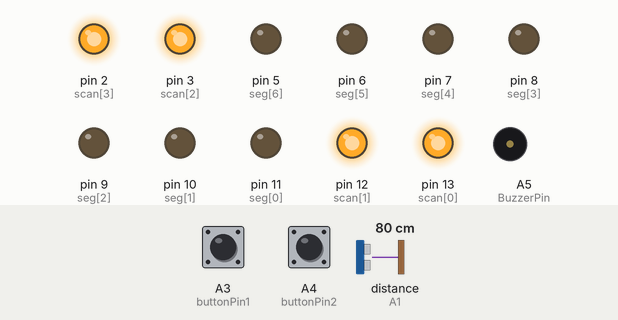
The sketch below on a simulated Arduino Uno, built with avr-gcc and run on an emulated ATmega328P. Shown: output pins drawn as LEDs (lit = HIGH), buzzer (waves = sounding). Wiring (inferred from the names in the program): ultrasonic range finder: trigger A0; echo A1. The inputs (shaded band) are chosen by the test bench; at power-on: A3 (buttonPin1) HIGH, A4 (buttonPin2) LOW, distance to the obstacle (sensor on A1) 80 cm. The echo pulse lasts 58.3 µs per cm; pins used as bus, display or sensor lines are not drawn; what the sketch prints to the serial monitor is not drawn.

Above: at 0.6 s.
At 5.15 s:
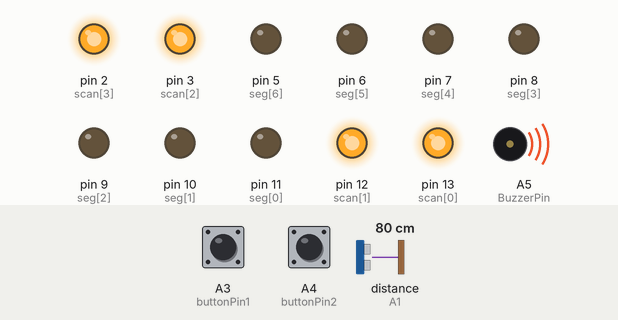
Timing chart, 0 to 7.0 s (numbered marks = the images above):
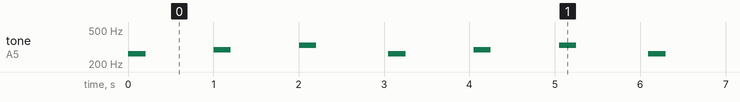

The sketch:

Final_exam.ino
```cpp
#include "DHT.h"
#include <FlexiTimer2.h>
#define NOTE_C4   262  //Do  第4八度
#define NOTE_D4   294  //Re
#define NOTE_E4   330  //Mi
#define DHTPIN 4
#define DHTTYPE DHT11
#define TrigPin A0
#define EchoPin A1
#define buttonPin1 A3
#define buttonPin2 A4
#define BuzzerPin A5
int seg[]={11,10,9,8,7,6,5};  //七段顯示器a-g段
int scan[]={13,12,3,2};  //控制端接角c1-c4
char TAB[]={0x3F,0x06,0x5B,0x4F,0x66,0x6D,0x7D,0x27,0x7F,0x67};
long duration;  //測量距障礙物的反射波時間
volatile char scan_line = 0;  //紀錄掃描線位置的變數(中斷用)
DHT dht(DHTPIN, DHTTYPE);
boolean buttonState1,buttonState2;
int i,j,k=0,l;
char data[4];
int hours = 14, minutes = 50, seconds=0;

void setup() {
  Serial.begin(9600);
  dht.begin();
  pinMode(TrigPin,OUTPUT);
  pinMode(EchoPin,INPUT);
  pinMode(BuzzerPin,OUTPUT);

  for(i=0;i<7;i++){
    pinMode(seg[i],OUTPUT);
  }
  for(i=0;i<4;i++){
    pinMode(scan[i],OUTPUT);
    digitalWrite(scan[i],HIGH);
  }

  pinMode(buttonPin1,INPUT);
  pinMode(buttonPin2,INPUT);

  FlexiTimer2::set(5,1.0/1000,flash);
  FlexiTimer2::start();
}

void loop() {
  button1();
  button2();
}

void button1(){  //溫濕度感測
  buttonState1 = digitalRead(buttonPin1); //讀取按鈕狀態

  if(buttonState1 == LOW){  //按下
    int h = dht.readHumidity();
    int t = dht.readTemperature();
    Serial.print("T = ");
    Serial.print(t);
    Serial.print("度 ");
    Serial.print("H = ");
    Serial.print(h);
    Serial.println("%");

    data[0]=TAB[t/10];
    data[1]=TAB[t%10];
    data[2]=TAB[h/10];
    data[3]=TAB[h%10];


    for(l=0;l<4;l++){
      output(data[l]);
      digitalWrite(scan[l],HIGH);
      digitalWrite(scan[l],LOW);
    }


    tone(BuzzerPin,NOTE_C4,200);
    delay(500);
    tone(BuzzerPin,NOTE_D4,200);
    delay(500);
    tone(BuzzerPin,NOTE_E4,200);
    delay(500);

    delay(20);  //彈跳延遲
    while(1){
      buttonState1 = digitalRead(buttonPin1);
      if(buttonState1 == HIGH){  //放開
        break;
      }
    }
    delay(20);  //彈跳延遲
  }
}

void button2(){  //超音波感測
  buttonState2 = digitalRead(buttonPin2); //讀取按鈕狀態

  if(buttonState2 == LOW){  //按下
    test();
    tone(BuzzerPin,NOTE_C4,200);
    delay(1000);
    tone(BuzzerPin,NOTE_D4,200);
    delay(1000);
    tone(BuzzerPin,NOTE_E4,200);
    delay(1000);

    delay(20);  //彈跳延遲
    while(1){
      buttonState1 = digitalRead(buttonPin1);
      if(buttonState1 == HIGH){  //放開
        break;
      }
    }
    delay(20);  //彈跳延遲
  }
}

void flash(){
  digitalWrite(scan[scan_line],HIGH);  //七段顯示器初始
  k++;

  if(k%200==0){   //5*200 = 1000 (1s)
    seconds++;
    if(seconds==60){
      minutes++;
      seconds=0;

      if(minutes==60){
        minutes=0;
        hours++;
      }
    }
    Serial.print(hours);
    Serial.print("：");
    Serial.print(minutes);
    Serial.print("：");
    Serial.println(seconds);
  }
}

void test(){
  long cm;
  digitalWrite(TrigPin,LOW);
  delayMicroseconds(2);
  digitalWrite(TrigPin,HIGH);
  delayMicroseconds(10);
  digitalWrite(TrigPin,LOW);
  delayMicroseconds(2);
  duration = pulseIn(EchoPin,HIGH);
  cm = duration/58;
  Serial.print("Distance = ");
  Serial.print(cm);
  Serial.println("cm");
}

void output(byte dat){
  for(j=0;j<7;j++){
    if(dat%2==1){
      digitalWrite(seg[j],HIGH);
    }
    else{
      digitalWrite(seg[j],LOW);
    }
    dat = dat/2; //進行下一位元處理
  }
}
```

Measured:
- by itself, tone on A5 (BuzzerPin): repeats every 3.0 s: silent 0.80 s, 294 Hz 0.20 s, silent 0.80 s, 330 Hz 0.20 s, silent 0.85 s, 262 Hz 0.20 s
